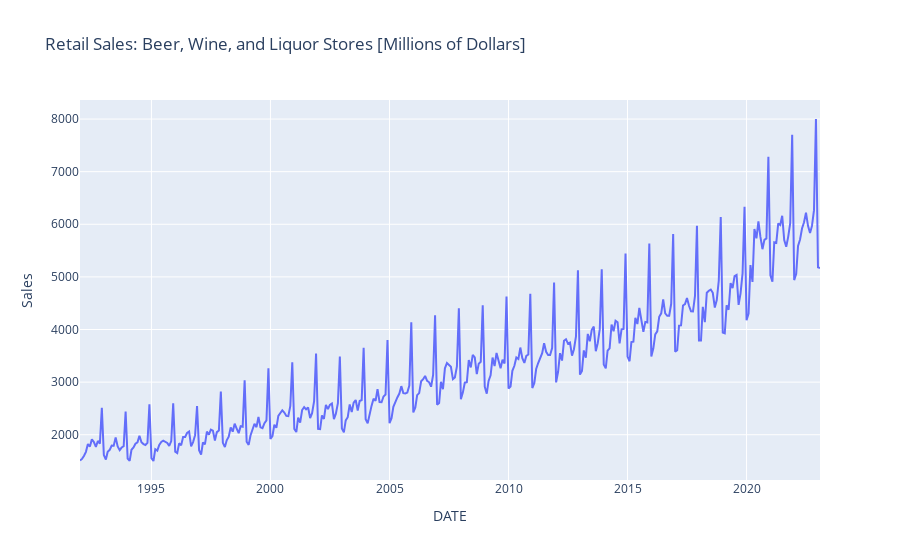

The notebook cell saved with this chart:
### Markdown cell above
Visualize the data:

### Code cell
# plot the dataframe 
import plotly.express as px

df = df.copy()
fig = px.line(df, x="DATE", y='Sales', title='Retail Sales: Beer, Wine, and Liquor Stores [Millions of Dollars]')
fig.show()

### Figure 1 — Plotly figure (JSON) as saved in the notebook; plotly's stock layout.template omitted (floating-point values rounded to 4 significant figures; data arrays with more than 128 entries replaced by an {"elided": "..."} marker saying what was removed)
{"data": [{"hovertemplate": "DATE=%{x}<br>Sales=%{y}<extra></extra>", "legendgroup": "", "line": {"color": "#636efa", "dash": "solid"}, "marker": {"symbol": "circle"}, "mode": "lines", "name": "", "orientation": "v", "showlegend": false, "type": "scatter", "x": {"elided": "374 str values"}, "xaxis": "x", "y": {"elided": "374 int values"}, "yaxis": "y"}], "layout": {"legend": {"tracegroupgap": 0}, "title": {"text": "Retail Sales: Beer, Wine, and Liquor Stores [Millions of Dollars]"}, "xaxis": {"anchor": "y", "domain": [0, 1], "title": {"text": "DATE"}}, "yaxis": {"anchor": "x", "domain": [0, 1], "title": {"text": "Sales"}}}}
